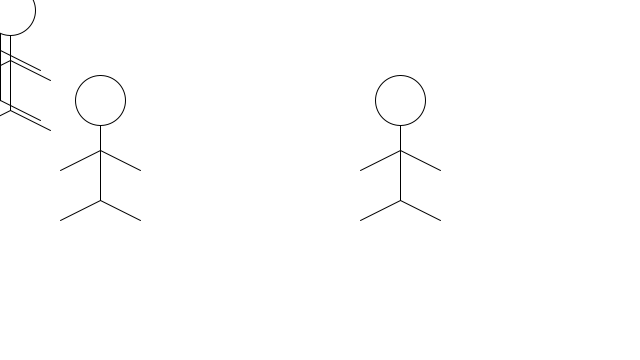
Frame 1 (no input)
Frame 60 (the mouse pressed at the canvas centre just before this capture): identical to frame 1, image omitted
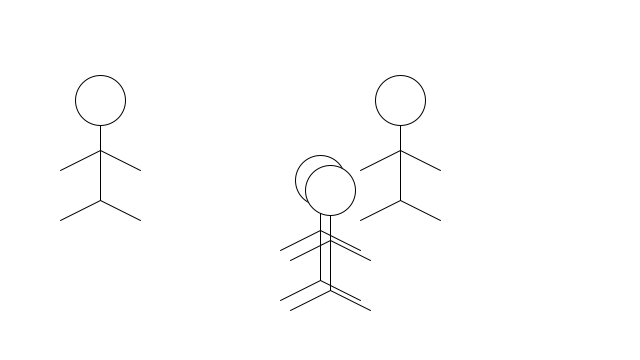
Frame 120 (the mouse held since frame 60 and released just before this capture)

The Processing sketch that drew these frames (run headless with seeded random() and noise(); from frame 60 on, the mouse is pressed at the canvas centre):

// Processing sketch: day06_function_intro_example
// ── day06_function_intro_example.pde
//draw a person shape on the screen
//what if we want to draw multiple on different locations?
//create a function called drawPerson(x,y)


int x1 = 100;
int y1 = 100;
//int x2 = 400;
//int y2 = 100;
String x2 = "baby";

void setup(){

  size(640,360);

}


void draw(){
//draw first person
  background(255);
  circle(x1,y1,50);
  line(x1,y1+25,x1,y1+50);
  line(x1,y1+50,x1-40,y1+70);
  line(x1,y1+50,x1+40,y1+70);
  line(x1, y1+50,x1,y1+100);
  line(x1,y1+100,x1-40,y1+120);
  line(x1,y1+100,x1+40,y1+120);
  
  
//draw second person
  drawOneGuy(400,100);
//draw a third guy
  drawOneGuy(mouseX,mouseY);
  drawOneGuy(mouseX +10,mouseY +10);
  
  println(x2);
}

void drawOneGuy(int posX, int posY){
  int x2 = posX;
  int y2 = posY;
  circle(x2,y2,50);
  line(x2,y2+25,x2,y2+50);
  line(x2,y2+50,x2-40,y2+70);
  line(x2,y2+50,x2+40,y2+70);
  line(x2, y2+50,x2,y2+100);
  line(x2,y2+100,x2-40,y2+120);
  line(x2,y2+100,x2+40,y2+120);
}
